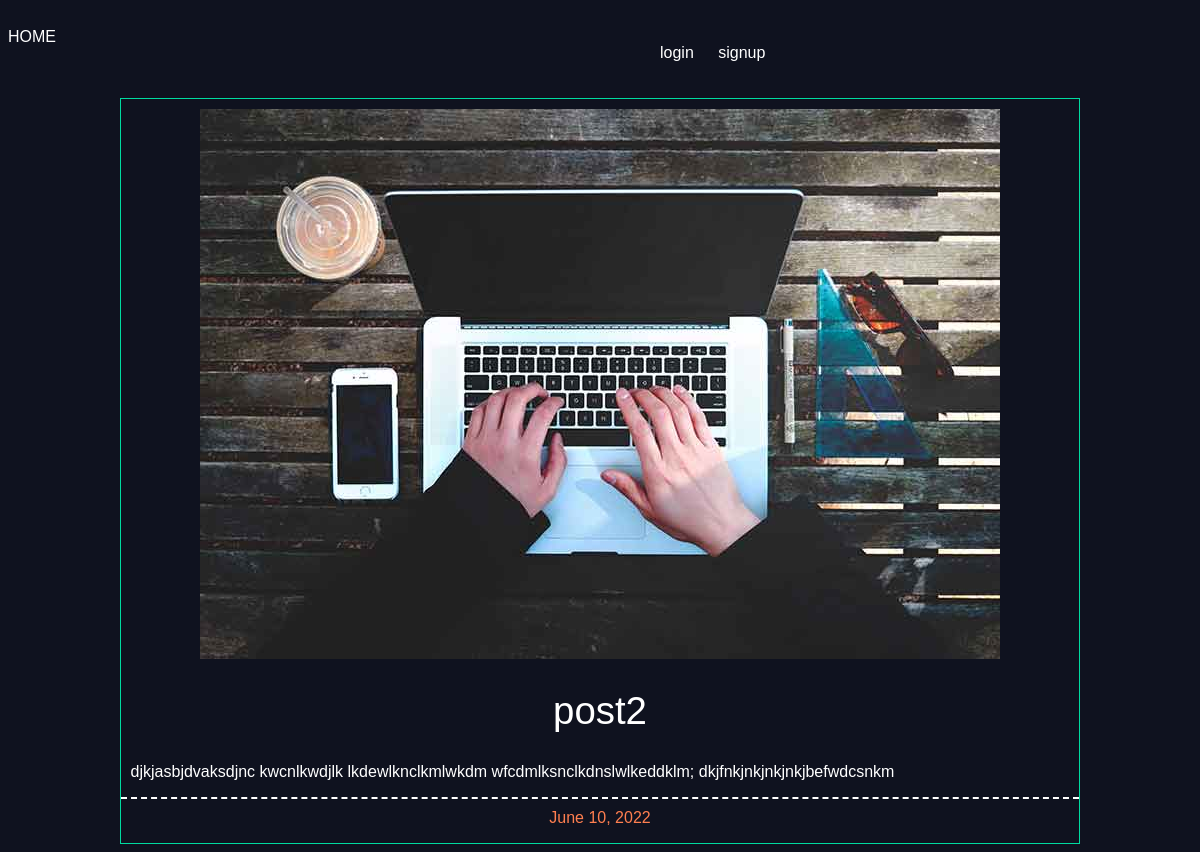
Page /articles/post2 on the committed database.
### articles/models.py (models this page shows, shortened)
class Article(models.Model):
    title = models.CharField(max_length=100)
    slug = models.SlugField()
    body = models.TextField()
    date = models.DateField(auto_now_add=True)
    image = models.ImageField(default='default.jpg',blank=True)
    author = models.ForeignKey(User, default=None, on_delete=models.CASCADE)

### articles/views.py (the view)
# urls.py: path('<slug>', views.article_detail, name="detail"),
def article_detail(request, slug):
    article = models.Article.objects.get(slug=slug)
    return render(request, 'articles/article_detail.html', {'article': article})

### articles/templates/articles/article_detail.html (shortened to what this page needs)
{% extends 'base.html' %}
{%block content%}
<div class="article-detail">
    <div class="article">
        <img src="{{article.image.url}}" alt="{{article.title}}">
        <h1>{{article.title}}</h1>
        <p class="body">{{article.body}}</p>
        <p class="date">{{article.date}}</p>
    </div>
</div>
{%endblock%}

### assets/style.css (style rules this page uses)
body { background-color: #0f121f; color: #fff; }
body * { font-family: Arial, Helvetica, sans-serif; }
h1, h2, h3, h4, h5 { font-weight: normal; margin: 0; }
div.wrapper h1 { text-align: center; margin: 100px auto; font-size: 2.4em; }
.article { padding: 10px; border: 1px solid #00dba0; position: relative; padding-bottom: 40px; }
.article-detail .article { padding: 0; }
.article-detail .article img { display: block; max-width: 98%; margin: 10px auto; }
.article-detail .article h1 { text-align: center; margin: 30px auto; }
.article-detail .article p { text-align: center; }
.article-detail .article p.body { text-align: justify; max-width: 98%; margin: 0 auto; overflow: hidden; word-wrap: break-word; }
.article-detail .article p.date { color: coral; border-top: 2px dashed #fff; padding-top: 10px; }

### rows in the picture
Article: image (picture), title "post2", body "djkjasbjdvaksdjnc kwcnlkwdjlk lkdewlknclkmlwkdm wfcdmlksnclkdnslwlkeddklm; dkjfnkjnkjnkjnkjbefwdcsnkm", date "June 10, 2022"
